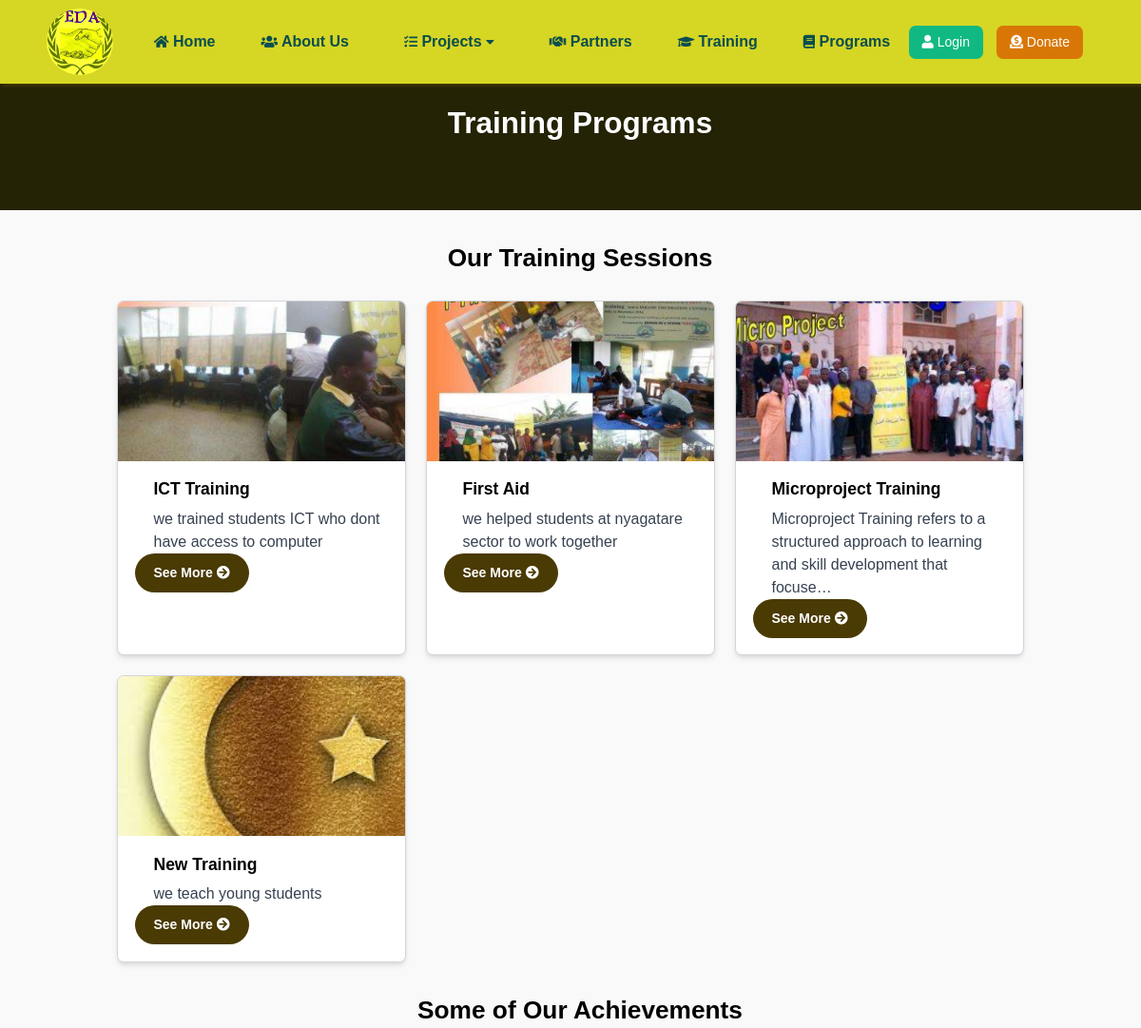
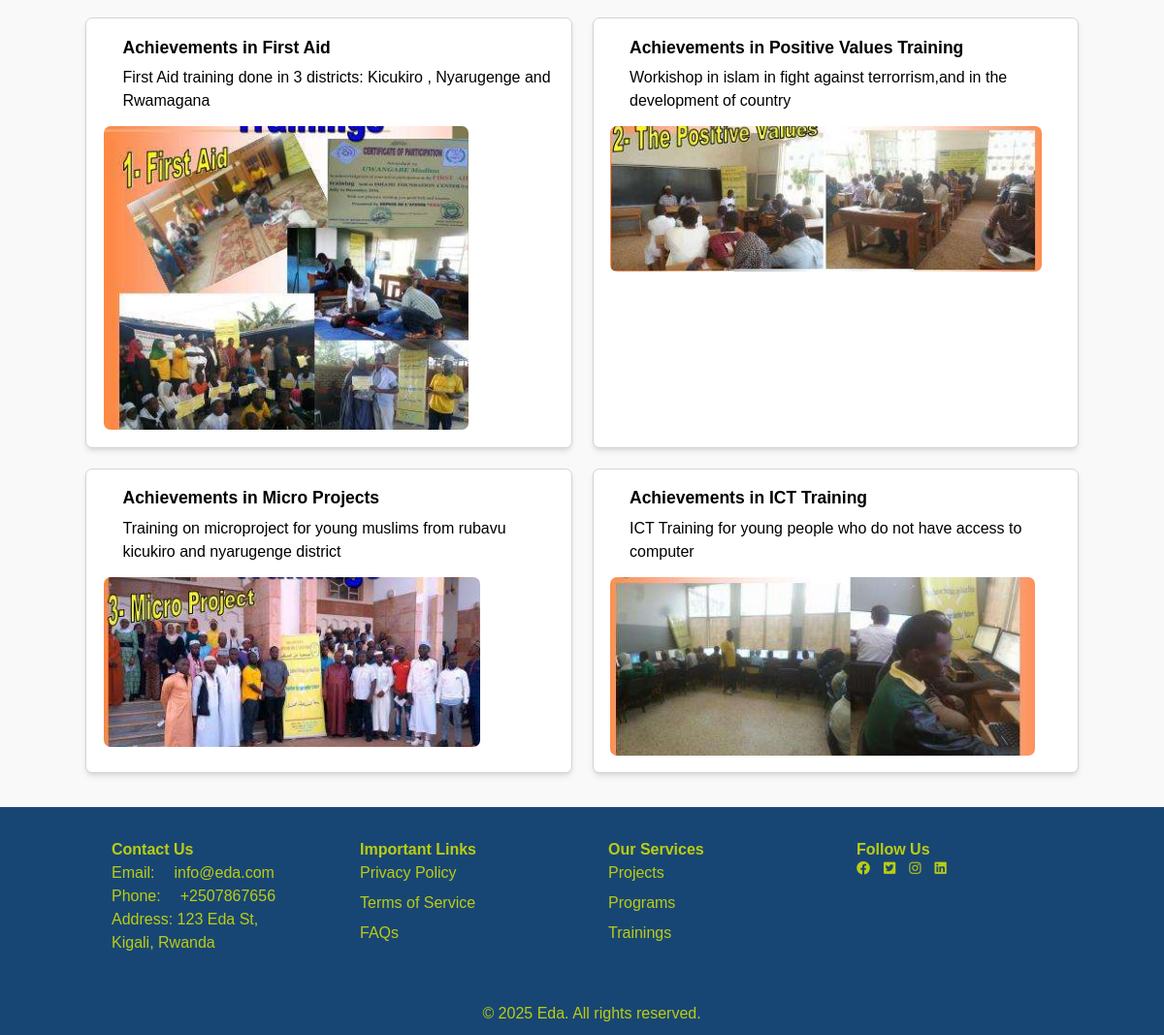
Screenshot of /trainings/ with the database file from the repository (2 pictures, top to bottom).
### eda/models.py (models this page shows, shortened)
class Training(models.Model):
    name = models.CharField(max_length=200)
    location = models.CharField(max_length=200)
    description = models.TextField()
    image = models.ImageField(upload_to='images/', null=True, blank=True)
    created_at = models.DateTimeField(auto_now_add=True)
    updated_at = models.DateTimeField(auto_now=True)

### eda/views.py (the view)
# urls.py: path('trainings/', views.training_list, name='trainings'),
def training_list(request):
    trainings = Training.objects.all()
    return render(request, 'trainings.html', {'trainings': trainings})

### templates/Trainings.html (shortened to what this page needs)
﻿{% extends 'base.html' %}
{% block content %}
<section class="hero-section block h-10 py-10 items-center justify-center text-center bg-yellow-900 text-white">
    <h1 class="text-4xl font-bold">Training Programs</h1>
</section>
<main class="container mx-auto py-10">
    <h2 class="text-3xl font-semibold text-center mb-8">Our Training Sessions</h2>
    <div class="grid grid-cols-1 sm:grid-cols-2 md:grid-cols-3 gap-6 px-10">
        {% for training in trainings %}
        <div class="bg-white shadow-md rounded-lg overflow-hidden transition-transform hover:shadow-lg border border-gray-300">
            <img src="{{ training.image.url }}" alt="{{ training.name }}" class="w-full h-48 object-cover">
            <div class="p-5">
                <h3 class="text-xl font-semibold">{{ training.name }}</h3>
                <p class="mt-2 text-gray-700">{{ training.description|truncatechars:100 }}</p>
                <a href="{% url 'training_detail' training.id %}" class="button-primary">See More <i class="fas fa-arrow-circle-right "></i></a>
            </div>
        </div>
        {% empty %}
        <p class="text-gray-700 text-center">No training sessions available at the moment.</p>
        {% endfor %}
    </div>
    <h2 class="text-3xl font-semibold text-center mt-10 mb-6">Some of Our Achievements</h2>
    <div class="grid grid-cols-1 md:grid-cols-2 lg:grid-cols-2 gap-6">
        <div class="bg-white shadow-md rounded-lg p-5 border border-gray-300">
            <h3 class="text-xl font-semibold">Achievements in First Aid</h3>
            <p class="mt-2">First Aid training done in 3 districts: Kicukiro , Nyarugenge and Rwamagana</p>
            <img src="/static/images/aid.png" alt="First Aid Achievements" class="mt-4 rounded-lg">
        </div>
        <div class="bg-white shadow-md rounded-lg p-5 border border-gray-300">
            <h3 class="text-xl font-semibold">Achievements in Positive Values Training</h3>
            <p class="mt-2">Workishop in islam in fight against terrorrism,and in the development of country</p>
            <img src="/static/images/postive.png" alt="Positive Values Achievements" class="mt-4 rounded-lg">
        </div>
        <div class="bg-white shadow-md rounded-lg p-5 border border-gray-300">
            <h3 class="text-xl font-semibold">Achievements in Micro Projects</h3>
            <p class="mt-2">Training on microproject for young muslims from rubavu kicukiro and nyarugenge district</p>
            <img src="/static/images/micro.png" alt="Micro Projects Achievements" class="mt-4 rounded-lg">
        </div>
        <div class="bg-white shadow-md rounded-lg p-5 border border-gray-300">
            <h3 class="text-xl font-semibold">Achievements in ICT Training</h3>
            <p class="mt-2">ICT Training for young people who do not have access to computer</p>
            <img src="/static/images/Ict.png" alt="ICT Achievements" class="mt-4 rounded-lg">
        </div>
    </div>
</main>
{% endblock %}

### templates/base.html (style rules this page uses)
:root { --primary-color: rgb(74, 58, 4); --accent-color: rgba(250, 233, 9, 0.91); --background-color: rgb(248, 248, 248); --dark-background: rgba(47, 79, 78, 0.04); }
* { box-sizing: border-box; font-family: arial, sans-serif; font-size: 14px; }
body { padding: 0; margin: 0; font-family: 'Open Sans', sans-serif; background-color: #F9F9F9; }
footer a ,p, h1, h2, h3, h4, h5, h6 { font-size: 16px; margin-left: 20px; }

### templates/Trainings.html (style rules this page uses)
.button-primary { display: inline-block; background-color: #4a3a04; color: white; padding: 10px 20px; border-radius: 25px; text-align: center; font-weight: bold; transition: background-color 0.3s, transform 0.2s; }
.hero-section { height: 18vh; background-color: rgb(37, 35, 5); }

### rows the page displays
Training: image (picture), name "ICT Training", description "we trained students ICT who dont have access to computer"
Training: image (picture), name "First Aid", description "we helped students at nyagatare sector to work together"
Training: image (picture), name "Microproject Training", description "Microproject Training refers to a structured approach to learning and skill development that focuse…"
Training: image (picture), name "New Training", description "we teach young students"
